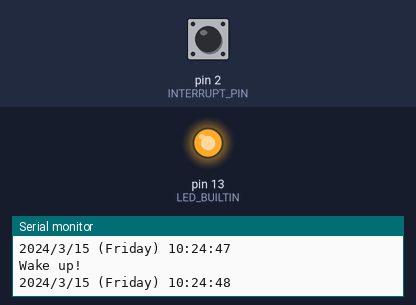
A sketch run on a simulated Arduino Uno, built with avr-gcc and run on an emulated ATmega328P. Parts: output pins drawn as LEDs (lit = HIGH), the last lines printed to the serial monitor. The test bench sets the inputs (shaded band); at power-on: pin 2 (INTERRUPT_PIN) HIGH. Sleep ends after the set time or at an interrupt; the local clock reads 2024-03-15 10:24:30 at power-on unless the sketch sets it.

Above: at 23.2 s.
23.3 s: pin 2 (INTERRUPT_PIN) pulled LOW for 0.15 s
26.8 s: pin 2 (INTERRUPT_PIN) driven LOW
31.8 s: pin 2 (INTERRUPT_PIN) driven HIGH
At 35.8 s:
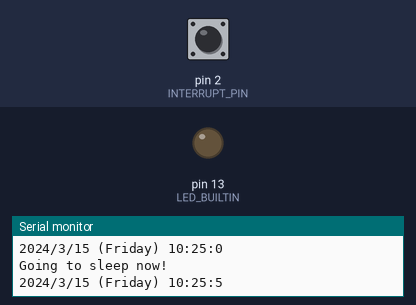
Timing chart, 0 to 42.8 s (numbered marks = the images above; inputs shaded):
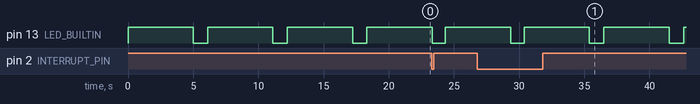

Measured:
- after the input at 31.8 s, pin 13 (LED_BUILTIN): alternates HIGH for 5.0 s and LOW for 1.1 s, starting after 3.6 s
- by itself, pin 13 (LED_BUILTIN): alternates HIGH for 5.0 s and LOW for 1.1 s

The sketch:

rtc-wakeup.ino
```cpp
#include <avr/sleep.h> // see https://nongnu.org/avr-libc/user-manual/group__avr__sleep.html

// Date and time functions using a DS3231 RTC connected via I2C and Wire lib
#include "RTClib.h"

#define INTERRUPT_PIN   (2)

RTC_DS3231 rtc;

char daysOfTheWeek[7][12] = {"Sunday", "Monday", "Tuesday", "Wednesday", "Thursday", "Friday", "Saturday"};


void setup() {
  Serial.begin(115200); // start serial communicastion

  if (!rtc.begin()) {
    Serial.println("Couldn't find RTC");
    while (1);
  }

  if (rtc.lostPower()) {
    Serial.println("RTC lost power, lets set the time!");
    // If the RTC have lost power it will sets the RTC to the date & time this sketch was compiled in the following line
    rtc.adjust(DateTime(F(__DATE__), F(__TIME__)));
    // This line sets the RTC with an explicit date & time, for example to set
    // January 21, 2014 at 3am you would call:
    // rtc.adjust(DateTime(2014, 1, 21, 3, 0, 0));
  }

  // Use the builtin led to indicate when arduino is asleep
  pinMode(LED_BUILTIN, OUTPUT);

  // set pin D2 to input using the builtin pullup resistor
  pinMode(INTERRUPT_PIN, INPUT_PULLUP);

  // turn led on (not sleeping now)
  digitalWrite(LED_BUILTIN, HIGH);

  Serial.println("Started");
  printDate();
}

void printDate() {
  DateTime now = rtc.now();

  Serial.print(now.year(), DEC);
  Serial.print('/');
  Serial.print(now.month(), DEC);
  Serial.print('/');
  Serial.print(now.day(), DEC);
  Serial.print(" (");
  Serial.print(daysOfTheWeek[now.dayOfTheWeek()]);
  Serial.print(") ");
  Serial.print(now.hour(), DEC);
  Serial.print(':');
  Serial.print(now.minute(), DEC);
  Serial.print(':');
  Serial.print(now.second(), DEC);
  Serial.println();
}

void wakeUp() {
  Serial.println("Interrupt received");
  sleep_disable();

  // remove the interrupt
  detachInterrupt(digitalPinToInterrupt(INTERRUPT_PIN));
}


void goToSleep() {
  // Enable sleep mode (
  sleep_enable();

  // attach interrupt pin to D2, trigger when pin is high
  attachInterrupt(digitalPinToInterrupt(INTERRUPT_PIN), wakeUp, HIGH);

  // full sleep
  set_sleep_mode(SLEEP_MODE_PWR_DOWN);

  // turn led off
  digitalWrite(LED_BUILTIN, LOW);

  // wait 1 second
  Serial.println("Going to sleep now!");
  printDate();
  delay(1000);

  // attach interrupt pin to D2, trigger when pin is low
  attachInterrupt(digitalPinToInterrupt(INTERRUPT_PIN), wakeUp, LOW);

  // set an alarm for 30 seconds
  rtc.clearAlarm(1); // IMPORTANT!
  DateTime alarmTime (rtc.now().unixtime() + 30);
  if (rtc.setAlarm1(alarmTime, DS3231_A1_Date)) {
    // activate sleep mode
    sleep_cpu();

    // this code is run after device wakeup
    Serial.println("Wake up!");
    printDate();


    digitalWrite(LED_BUILTIN, HIGH);
    rtc.disableAlarm(1);
  }
}

void loop() {
  // wait 5 seconds then go to sleep
  delay(5000);
  goToSleep();
}
```
